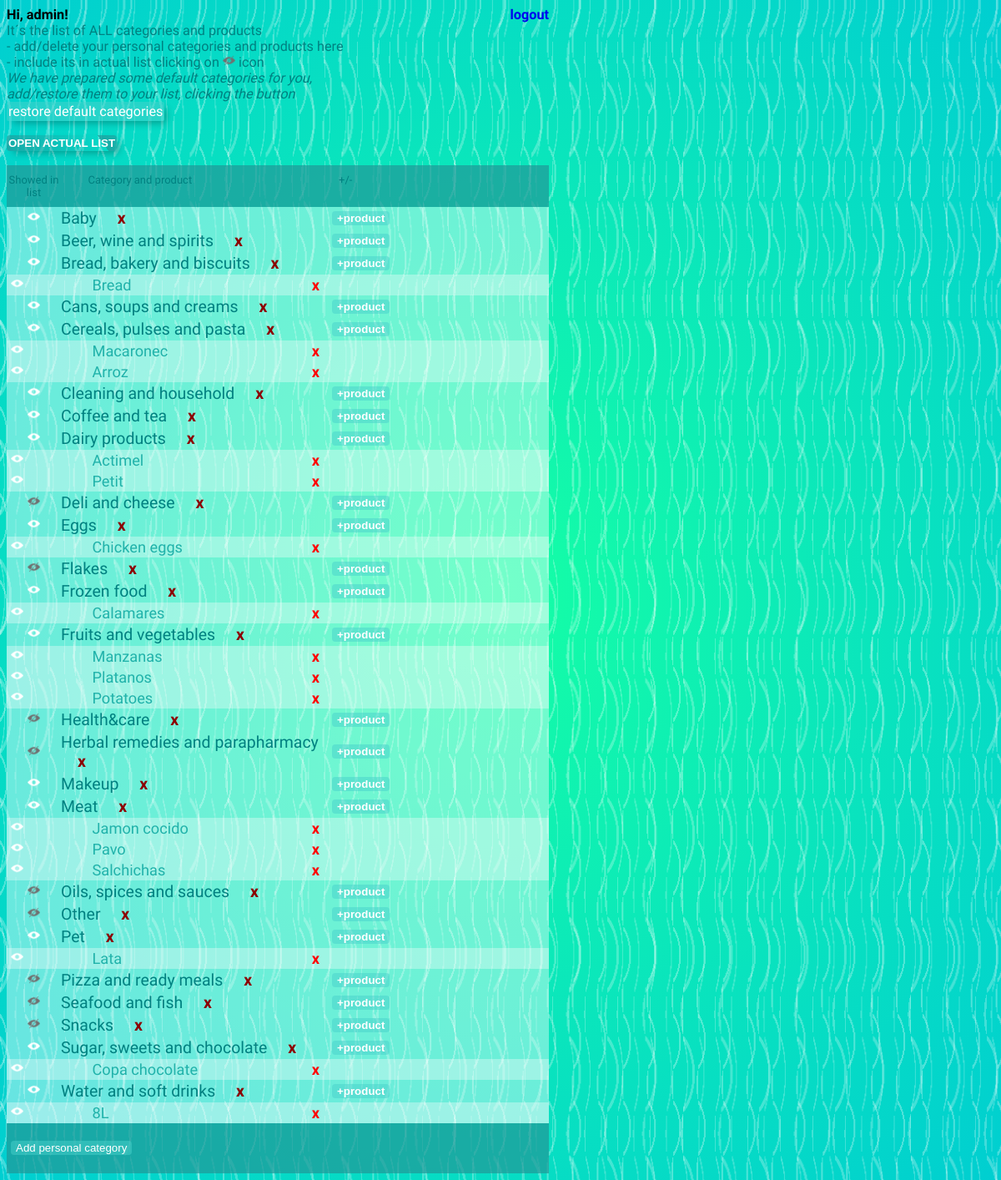
Before: /listitapp/shopping_list (signed in) with the older database file.
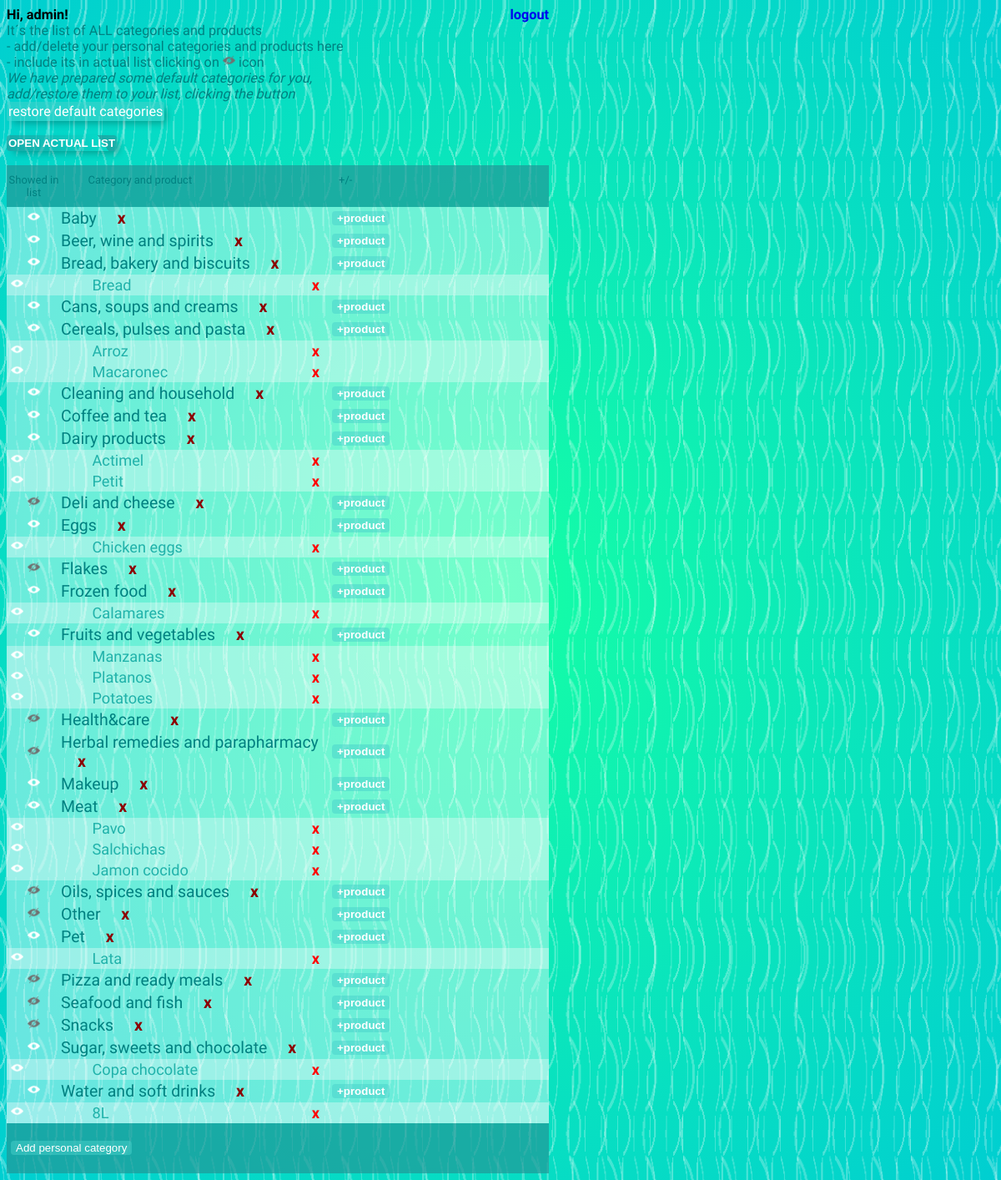
After: the same page with the newer database file.
### listitapp/models.py (models this page shows, shortened)
class Category(models.Model):
    user = models.ForeignKey(User, on_delete=models.CASCADE, null=True, blank=True)
    name = models.CharField(max_length=30, verbose_name='Category')
    is_published = models.BooleanField(default=False, verbose_name='Show')
    class Meta:
        verbose_name_plural = 'Categories'
        verbose_name = 'Category'
        ordering = ['name', 'is_published']
    def __str__(self):
        return self.name

class Products(models.Model):
    user = models.ForeignKey(User, on_delete=models.CASCADE, null=True, blank=True)
    product_name = models.CharField(max_length=25,  db_index=True,  default='new product',
                                    verbose_name='Product')
    price = models.FloatField(null=True, blank=True, default=0.0, verbose_name='Price')
    quantity = models.FloatField(null=True, blank=True, default=0,
                                    verbose_name='Quantity')
    total_price = models.FloatField(null=True, blank=True, default=0.0, verbose_name='Total')
    product_status = models.BooleanField(null=True, blank=True, default=False,
                                    verbose_name='In cart')
    category = models.ForeignKey('Category', null=True,
                                 on_delete=models.CASCADE, verbose_name='Category') #on_delete=models.PROTECT - if we want prohib cascade deleting
    is_published = models.BooleanField(default=True, verbose_name='Show')
    class Meta:
        verbose_name_plural = 'Products'
        verbose_name = 'Product'
        ordering = ['product_status', 'product_name']

### listitapp/views.py (the view)
# urls.py: path('shopping_list', views.shopping_list),
def shopping_list(request):
    prods = Products.objects.order_by('category', 'product_status', 'product_name').filter(user=request.user)
    users_categories = Category.objects.order_by('name').filter(user=request.user)
    categories = users_categories
    context = {
        'prods': prods,
        'categories': categories,
    }
    return render(request, 'listitapp/shopping_list.html', context)

### templates/listitapp/shopping_list.html (shortened to what this page needs)
<!DOCTYPE html>
<html lang="en">
<head>
    <link rel="stylesheet" href="/static/css/style.css">
</head>
<body class="underwater-background">
    <div class="appwidth" style="max-width: 650px">
        <div class="row">
            {% if user.is_authenticated %}
            <div class="row font-125" style="display: flex; justify-content: space-between">
                <div><b>Hi, {{ request.user }}! </b></div>
                <div class="right"> <a href="accounts/logout"><b>logout</b></a></div>
            </div>
            <div style="color: teal;" class="font-125">
                <span>It´s the list of ALL categories and products<br>
                    - add/delete your personal categories and products here <br>
                    - include its in actual list clicking on <img src="static/img/novisible.png" height="15px" width="15px"alt="not in list"> icon<br>
                    <span class="font-100"><i>We have prepared some default categories for you, <br>
                        add/restore them to your list, clicking the button</i></span>
                    <form method="POST" action="/add_default_categories">{% csrf_token %}
                    <button class="reset-button font-100 shadow" style="" type="submit">restore default categories</button>
                    </form>
                <p><a href = "actual_list">
                    <button class="list-button shadow"><b>OPEN ACTUAL LIST</b>
                    </button>
                    </a><br></p>
            </div>
            {% else %}
            <a href="/login">not worked, login</a>
            {% endif %}
            <div class="listheader container appwidth center"  style="max-width: 650px">
                <div class="incart center">Showed in list</div>
                <div class="category" title="Category"></div>
                <div class="product-name">Category and product</div>
                <div style="width: 5%;" >+/-</div><div style="width: 5%;" > </div>
            </div>
        </div>
    </div>
    <div class="appwidth "  style="max-width: 650px">
        <div class="row">
            {% for item in categories %}
            <div class="row">
                <div class="listbody">
                    <div class="incart center"><a href="show_category/{{ item.id }}">{% if item.is_published == True %}<img src="static/img/visible.png" height="15px" width="15px"alt="in list">
                        {% else %}<img src="static/img/novisible.png" height="15px" width="15px"alt="not in list"> {% endif %}</a>
                    </div>
                    <div style="width: 50%; " class = "font-150 font-list-content category-color-mainlist">
                        {% if item.user.id != 7 %}
                        {{ item.name|capfirst }}<b></b>
                            <span><a href="delete_category/{{ item.id }}" style="color: darkred; text-decoration: none; padding-left: 20px;"><b>x</b></a></span>
                        {% else %}
                            <span style="color: #3f3f3f; "><b>{{ item.name|capfirst }}</b></span><span style="color: #aaaaaa"><b> -- </b></span>
                        {% endif %}
                    </div>
                    <div style="width: 20%;" >
                        <a href="javascript:PopUpShow({{ item.id }})" style="color:rgb(52, 180, 58); text-decoration: none; padding-right: 20px;"><button class="green-button" "><b>+product</b></button></a>
                    </div>
                 </div>
                {% for product in prods %}
                {% if item.name|stringformat:"s" == product.category|stringformat:"s" %}
                    <div class="row listbody  row-mainlist-poduct">
                            <div  style="width: 10%;  padding: 0 0 0 5px;" ><a href="show_product/{{ product.id }}">{% if product.is_published == True %}<img src="static/img/visible.png" height="15px" width="15px"alt="in list">
                        {% else %}<img src="static/img/novisible.png" height="15px" width="15px"alt="not in list"> {% endif %}</a>
                            </div>
                            <div class="product-name font-140 font-list-content product-color-mainlist">{{ product.product_name }}
                                <span style="float: right;"><a href="delete_product/{{ product.id }}" style="color: red; text-decoration: none; padding-right: 20px;"><b>x</b></a></span>
                            </div>
                    </div>
                {% endif %}
                {% endfor %}
            </div>
            {% endfor %}
        </div>
    </div>
    <div class="appwidth appfooter" style="max-width: 650px">
        <div class="row " style="width: 100%; display: flex;">
            <div style="width: 30%; padding: 0 0 0 5px ;">
                <input id="add_button" type="button" class="green-button" value="Add personal category" onclick="disp(document.getElementById('show_add_form'))"  style="display: block;">
            </div>
            <div style="width: 40%;"></div>
            <div style="width: 30%; text-align: center;"></div>
        </div>
    </div>
</body>
</html>

### listitapp/static/css/style.css (style rules this page uses)
body { background-color: fff; font-size: 13px; font-family: 'Cuprum', 'Segoe UI', Tahoma, Geneva, Verdana, sans-serif; }
a:link { text-decoration: none; }
.listheader { display: flex; flex-wrap: nowrap; background-color: rgb(33 151 151 / 70%); color:teal !important; padding: 10px 0px 10px 0px; font-family: 'Cuprum', 'Segoe UI', Tahoma, Geneva, Verdana, sans-serif; }
.listbody { display: flex; flex-wrap: nowrap; background-color: #ffffff66; padding: 2px 0px 2px 0px; align-items: center; }
.row-mainlist-poduct { display: flex; align-items: center; justify-content: left; background-color:#ffffff99; }
.appfooter { display: block; flex-wrap: nowrap; align-content: center; background-color: rgb(33 151 151 / 70%); color: #ffffff; padding: 5px 0px 5px 0px; height: 50px; }
.center { text-align: center; }
.right { text-align: right; justify-content: right; }
.category { width: 5%; }
.product-name { width: 45%; text-align: left; }
.font-list-content { width: 45%; text-align: left; font-family: 'Cuprum','Segoe UI', Tahoma, Geneva, Verdana, sans-serif; }
.font-100 { font-size: 100%; font-family: 'Cuprum','Segoe UI', Tahoma, Geneva, Verdana, sans-serif; }
.font-125 { font-size: 125%; }
.font-140 { font-size: 140%; }
.font-150 { font-size: 150%; }
.category-color-mainlist { color: teal; }
.product-color-mainlist { color: lightseagreen; }
.green-button { color: white; text-decoration: none; border: 2px #48D1CC; border-radius: 4px; background: #48D1CC80; }
.reset-button { color: white; text-decoration: none; border: 2px #48D1CC; border-radius: 2px; background: #48D1CC80; }
.list-button { color: white; border: 2px teal; border-radius: 4px; background: repeating-linear-gradient( 55deg, rgb(33 151 151 / 70%), transparent 100px); }
.shadow { box-shadow: 5px 5px 10px -3px rgba(0,0,0,0.3); padding: 2px; }
.incart { width: 10%; min-width: 50px; }
.underwater-background { background: radial-gradient(1.5em 6.28571em at 1.95em, rgba(255, 255, 255, 0) 50%, rgba(255, 255, 255, 0.25) 50%, rgba(255, 255, 255, 0.25) 55%, rgba(255, 255, 255, 0) 55%) 0 0, radial-gradient(1.5em 6.28571em at -0.45em, rgba(255, 255, 255, 0) 50%, rgba(255, 255, 255, 0.25) 50%, rgba(255, 255, 255, 0.25) 55%, rgba(255, 255, 255, 0) 55%) 1.5em 5.5em, radial-gradient(2.3em 4.57143em at 2.99em, rgba(255, 255, 255, 0) 50%, rgba(255, 255, 255, 0.3) 50%, rgba(255, 255, 255, 0.3) 55%, rgba(255, 255, 255, 0) 55%) 0 0, radial-gradient(2.3em 4.57143em at -0.69em, rgba(255, 255, 255, 0) 50%, rgba(255, 255, 255, 0.3) 50%, rgba(255, 255, 255, 0.3) 55%, rgba(255, 255, 255, 0) 55%) 2.3em 4em, radial-gradient(3.5em 6.28571em at 4.55em, rgba(255, 255, 255, 0) 50%, rgba(255, 255, 255, 0.25) 50%, rgba(255, 255, 255, 0.25) 55%, rgba(255, 255, 255, 0) 55%) 0 0, radial-gradient(3.5em 6.28571em at -1.05em, rgba(255, 255, 255, 0) 50%, rgba(255, 255, 255, 0.25) 50%, rgba(255, 255, 255, 0.25) 55%, rgba(255, 255, 255, 0) 55%) 3.5em 5.5em, radial-gradient(#15ffa5, #00ced1); background-color: mediumspringgreen; background-size: 1.5em 11em, 1.5em 11em, 2.3em 8em, 2.3em 8em, 3.5em 11em, 3.5em 11em, 100% 100%; background-repeat: repeat; }

Changed rows visible on the page:
changed Products "Arroz": moves up the list
shown differently, row unchanged: Products "Jamon cocido": moves down the list
